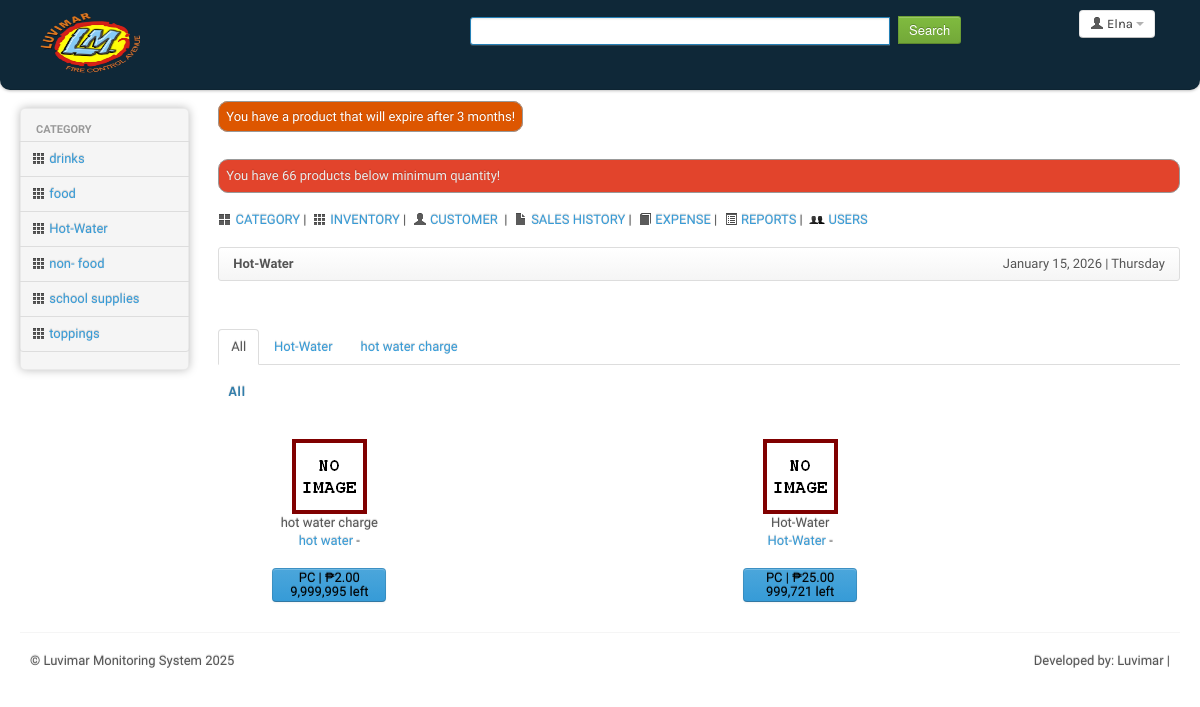
Before: /sales/index.php?id=54 (signed in) with the older database file.
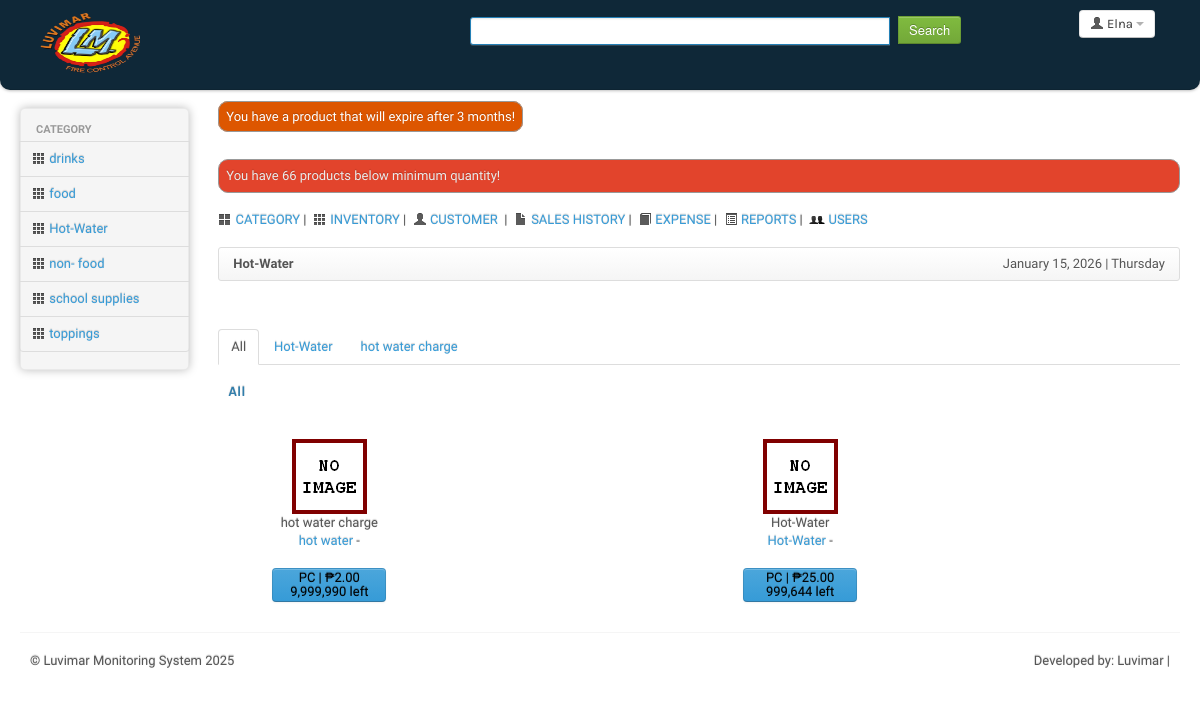
After: the same page with the newer database file.
### tables this page shows
CREATE TABLE `bs_user` (
  `user_id` int(10) unsigned NOT NULL AUTO_INCREMENT,
  `emp_id` varchar(100) NOT NULL DEFAULT '',
  `firstname` varchar(100) NOT NULL DEFAULT '',
  `lastname` varchar(100) NOT NULL DEFAULT '',
  `email` varchar(100) NOT NULL DEFAULT '',
  `username` varchar(100) NOT NULL DEFAULT '',
  `password` varchar(32) NOT NULL DEFAULT '',
  `pass_text` varchar(200) NOT NULL DEFAULT '',
  `title` varchar(100) NOT NULL DEFAULT '',
  `contactno` varchar(100) NOT NULL DEFAULT '',
  `address` text DEFAULT NULL,
  `image` varchar(200) NOT NULL DEFAULT '',
  `thumbnail` varchar(200) NOT NULL DEFAULT '',
  `is_admin` tinyint(1) NOT NULL DEFAULT 1,
  `access_level` int(10) NOT NULL DEFAULT 1,
  `is_main_access` tinyint(1) NOT NULL DEFAULT 1,
  `is_masterfile_access` tinyint(1) NOT NULL DEFAULT 1,
  `is_category_access` tinyint(1) NOT NULL DEFAULT 1,
  `is_cat_a_access` tinyint(1) NOT NULL DEFAULT 1,
  `is_cat_e_access` tinyint(1) NOT NULL DEFAULT 1,
  `is_cat_d_access` tinyint(1) NOT NULL DEFAULT 1,
  `is_customer_access` tinyint(1) NOT NULL DEFAULT 1,
  `is_cust_a_access` tinyint(1) NOT NULL DEFAULT 1,
  `is_cust_e_access` tinyint(1) NOT NULL DEFAULT 1,
  `is_cust_d_access` tinyint(1) NOT NULL DEFAULT 1,
  `is_supplier_access` tinyint(1) NOT NULL DEFAULT 1,
  `is_sup_a_access` tinyint(1) NOT NULL DEFAULT 1,
  `is_sup_e_access` tinyint(1) NOT NULL DEFAULT 1,
  `is_sup_d_access` tinyint(1) NOT NULL DEFAULT 1,
  `is_product_access` tinyint(1) NOT NULL DEFAULT 1,
  `is_prod_a_access` tinyint(1) NOT NULL DEFAULT 1,
  `is_prod_e_access` tinyint(1) NOT NULL DEFAULT 1,
  `is_prod_d_access` tinyint(1) NOT NULL DEFAULT 1,
  `is_receive_access` tinyint(1) NOT NULL DEFAULT 1,
  `is_return_access` tinyint(1) NOT NULL DEFAULT 1,
  `is_sales_access` tinyint(1) NOT NULL DEFAULT 1,
  `is_sale_v_access` tinyint(1) NOT NULL DEFAULT 1,
  `is_sale_d_access` tinyint(1) NOT NULL DEFAULT 1,
  `is_delivery_access` tinyint(1) NOT NULL DEFAULT 1,
  `is_del_v_access` tinyint(1) NOT NULL DEFAULT 1,
  `is_del_d_access` tinyint(1) NOT NULL DEFAULT 1,
  `is_expense_access` tinyint(1) NOT NULL DEFAULT 1,
  `is_exp_a_access` tinyint(1) NOT NULL DEFAULT 1,
  `is_exp_e_access` tinyint(1) NOT NULL DEFAULT 1,
  `is_exp_d_access` tinyint(1) NOT NULL DEFAULT 1,
  `is_report_access` tinyint(1) NOT NULL DEFAULT 1,
  `is_user_access` tinyint(1) NOT NULL DEFAULT 1,
  `is_user_a_access` tinyint(1) NOT NULL DEFAULT 1,
  `is_user_e_access` tinyint(1) NOT NULL DEFAULT 1,
  `is_user_d_access` tinyint(1) NOT NULL DEFAULT 1,
  `added_by` int(10) DEFAULT NULL,
  `modified_by` int(10) DEFAULT NULL,
  `deleted_by` int(10) DEFAULT NULL,
  `is_deleted` tinyint(1) NOT NULL,
  `date_added` varchar(50) DEFAULT NULL,
  `date_modified` varchar(50) DEFAULT NULL,
  `date_deleted` varchar(50) DEFAULT NULL,
  `last_login` varchar(50) DEFAULT NULL,
  `theme` varchar(70) NOT NULL,
  `branch_num` int(11) DEFAULT NULL,
  PRIMARY KEY (`user_id`)
);

CREATE TABLE `tbl_category` (
  `cat_id` int(10) unsigned NOT NULL AUTO_INCREMENT,
  `cat_parent_id` int(11) NOT NULL DEFAULT 0,
  `cat_name` varchar(50) NOT NULL DEFAULT '',
  `cat_description` varchar(200) NOT NULL DEFAULT '',
  `cat_image` varchar(255) NOT NULL DEFAULT '',
  `is_deleted` int(1) NOT NULL,
  PRIMARY KEY (`cat_id`)
);

CREATE TABLE `tbl_product` (
  `pd_id` int(10) unsigned NOT NULL AUTO_INCREMENT,
  `cat_id` int(10) unsigned NOT NULL DEFAULT 0,
  `cat_parent_id` int(10) unsigned NOT NULL DEFAULT 0,
  `pd_barcode` varchar(100) NOT NULL DEFAULT '',
  `pd_name` varchar(100) NOT NULL DEFAULT '',
  `pd_name7` varchar(100) NOT NULL DEFAULT '',
  `pd_description` text NOT NULL,
  `pd_keyword` text NOT NULL,
  `pd_cost` decimal(9,2) DEFAULT 0.00,
  `pc_formula` decimal(9,2) DEFAULT NULL,
  `ib_formula` decimal(9,2) DEFAULT NULL,
  `bx_formula` decimal(9,2) DEFAULT NULL,
  `pc_price` decimal(9,2) DEFAULT NULL,
  `ib_price` decimal(9,2) DEFAULT NULL,
  `bx_price` decimal(9,2) DEFAULT NULL,
  `pc_qty` decimal(9,2) DEFAULT 0.00,
  `ib_qty` decimal(9,2) DEFAULT 0.00,
  `bx_qty` decimal(9,2) DEFAULT 0.00,
  `pd_qty` decimal(9,2) DEFAULT NULL,
  `pd_mqty` decimal(9,2) DEFAULT NULL,
  `pd_expiration` varchar(50) DEFAULT NULL,
  `pd_image` varchar(200) DEFAULT NULL,
  `pd_thumbnail` varchar(200) DEFAULT NULL,
  `is_deleted` int(1) NOT NULL,
  `date_added` varchar(50) DEFAULT NULL,
  `date_modified` varchar(50) DEFAULT NULL,
  `date_deleted` varchar(50) DEFAULT NULL,
  PRIMARY KEY (`pd_id`)
);

CREATE TABLE IF NOT EXISTS `bs_setting` (
  `setting_id` int(10) unsigned NOT NULL AUTO_INCREMENT,
  `directory` varchar(100) NOT NULL DEFAULT '',
  `system_title` varchar(100) NOT NULL DEFAULT '',
  `abrv` varchar(70) NOT NULL DEFAULT '',
  `year_developed` year(4) NOT NULL,
  `description` text NOT NULL,
  `developer` varchar(100) NOT NULL,
  `website` varchar(100) NOT NULL,
  PRIMARY KEY (`setting_id`)
);

### sales/index.php (called while the page is built, shortened)
<?php
require_once '../include/template.php';

### sales/list.php (the view, shortened to what the rows shown need)
<?php
$cid = isset($_GET['id']) ? $_GET['id'] : '0';
$ct = $conn->prepare("SELECT * FROM tbl_category WHERE cat_id = '$cid' AND is_deleted != '1'");
$ct->execute();
$ct_data = $ct->fetch();
$catname = isset($ct_data['cat_name']) ? $ct_data['cat_name'] : '';
?>
<head>
	<link rel="stylesheet" type="text/css" href="<?php echo WEB_ROOT; ?>global-library/css/button/style4.css" />
</head>
<div>
	<ul class="breadcrumb">
		<li>
			<b><?php echo $catname; ?></b>
		</li>
	</ul>
</div>
<br />
<div class="box-content">
	<ul class="nav nav-tabs" id="myTab">
		<?php
		$cat = $conn->prepare("SELECT * FROM tbl_category WHERE cat_parent_id = '$cid' AND is_deleted != '1'");
		$cat->execute();
		if ($cat->rowCount() > 0) {
			while ($cat_data = $cat->fetch()) {
		?>
				<li><a href="#<?php echo $cat_data['cat_id']; ?>"><?php echo $cat_data['cat_name']; ?></a></li>
		<?php
			}
		} else {
		}
		?>
	</ul>
	<div id="myTabContent" class="tab-content">
		<?php include 'all.php'; ?>
	</div>
</div>

### include/header.php (shortened to what the rows shown need)
<?php
$userId = $_SESSION['user_id'];
$sql = $conn->prepare("SELECT * FROM bs_user WHERE user_id = '$userId' AND is_deleted != '1'");
$sql->execute();
$sql_data = $sql->fetch();
?>
<div class="navbar-inner" style="background: #0f2838;">
	<div class="container-fluid">
		<div class="btn-group pull-right">
			<a class="btn dropdown-toggle" data-toggle="dropdown" href="javascript:mod(<?php echo $userId; ?>);">
				<i class="icon-user"></i><span class="hidden-phone"> <?php echo $sql_data['firstname']; ?></span>
				<span class="caret"></span>
			</a>
		</div>
	</div>
</div>

### include/left-menu.php (shortened to what the rows shown need)
<div class="span2 main-menu-span">
	<div class="well nav-collapse sidebar-nav">
		<ul class="nav nav-tabs nav-stacked main-menu">
			<?php
				$cat = $conn->prepare("SELECT * FROM tbl_category WHERE cat_parent_id = '0' AND is_deleted != '1' ORDER BY cat_name");
				$cat->execute();
				if($cat->rowCount() > 0)
				{
					while($cat_data = $cat->fetch())
					{
			?>
						<li><a class="ajax-link" href="<?php echo WEB_ROOT; ?>sales/index.php?id=<?php echo $cat_data['cat_id']; ?>"><i class="icon-th"></i><span class="hidden-tablet"> <?php echo $cat_data['cat_name']; ?></span></a></li>
			<?php
					}
				}else{}
			?>
		</ul>
	</div>
</div>

### sales/all.php (shortened to what the rows shown need)
<?php
$productsPerRow7 = 4;
$cat7 = $conn->prepare("SELECT * FROM tbl_category WHERE cat_parent_id = '$cid' AND is_deleted != '1'");
$cat7->execute();
if ($cat7->rowCount() > 0) {
	while ($cat7_data = $cat7->fetch()) {
		$prod7 = $conn->prepare("SELECT * FROM tbl_product WHERE cat_parent_id = '$cat7_data[cat_parent_id]' AND is_deleted != '1' ORDER BY pd_name ASC");
		$prod7->execute();
?>
		<div class="tab-pane" id="all">
			<h4>All</h4>
			<br />
			<table width="100%" border="0" cellspacing="7" cellspacing="7">
				<?php
				if ($prod7->rowCount() > 0) {
					$i = 0;
					while ($prod7_data = $prod7->fetch()) {
						if ($prod7_data['pd_thumbnail']) {
							$thumbnail7 = WEB_ROOT . 'images/product/' . $prod7_data['pd_thumbnail'];
						} else {
							$thumbnail7 = WEB_ROOT . 'images/product/noimagesmall.png';
						}
						$cat7 = $conn->prepare("SELECT * FROM tbl_category WHERE cat_id = '$prod7_data[cat_id]'");
						$cat7->execute();
						$cat7_data = $cat7->fetch();
						$catname7 = $cat7_data['cat_name'];
						if ($i % $productsPerRow7 == 0) {
							echo '<tr>';
						}
				?>
						<td valign="top">
							<table border="0" style="width:200px;" cellspacing="7" cellspacing="7">
								<tr>
									<td align="center">
										<a href="detail.php?id=<?php echo $prod7_data['pd_id']; ?>" class="nyroModal"><img src="<?php echo $thumbnail7; ?>" /></a><br />
										<?php echo $catname7; ?><br />
										<a href="detail.php?id=<?php echo $prod7_data['pd_id']; ?>" class="nyroModal"><?php echo $prod7_data['pd_name7']; ?></a> - <strong style="color:#000000"><?php echo $prod7_data['pd_barcode']; ?></strong><br />
										<br />
										<a href="index.php?pid=<?php echo $prod7_data['pd_id']; ?>&id=<?php echo $cid; ?>&v=1" class="btn btn-mini btn-primary" title="Piece" style="font-size:13px; font-weight:normal; color:#000000; width:100px;">
											PC | &#x20B1;<?php echo number_format($prod7_data['pc_price'], 2); ?> <br /> <?php echo number_format($prod7_data['pc_qty'], 0); ?> left
										</a>
									</td>
								</tr><br />
							</table>
						</td>
				<?php
						$i += 1;
						if ($i % $productsPerRow7 > 0) {
							echo '<td colspan="' . ($productsPerRow7 - ($i % $productsPerRow7)) . '">&nbsp;</td>';
						}
					}
				} else {
				}
				?>
			</table>
		</div>
<?php
	}
} else {
}
?>

### include/footer.php
<?php
	$sett = $conn->prepare("SELECT * FROM bs_setting");
	$sett->execute();
	$sett_data = $sett->fetch();
?>
<p class="pull-left">&copy; <?php echo $sett_data['system_title']; ?> <?php echo $sett_data['year_developed']; ?></p>
<p class="pull-right">Developed by: <?php echo $sett_data['developer']; ?> | <?php echo $sett_data['website']; ?></p>

Changed rows visible on the page:
changed tbl_product "hot water": pc_qty "9,999,995" → "9,999,990"
changed tbl_product "Hot-Water": pc_qty "999,721" → "999,644"
